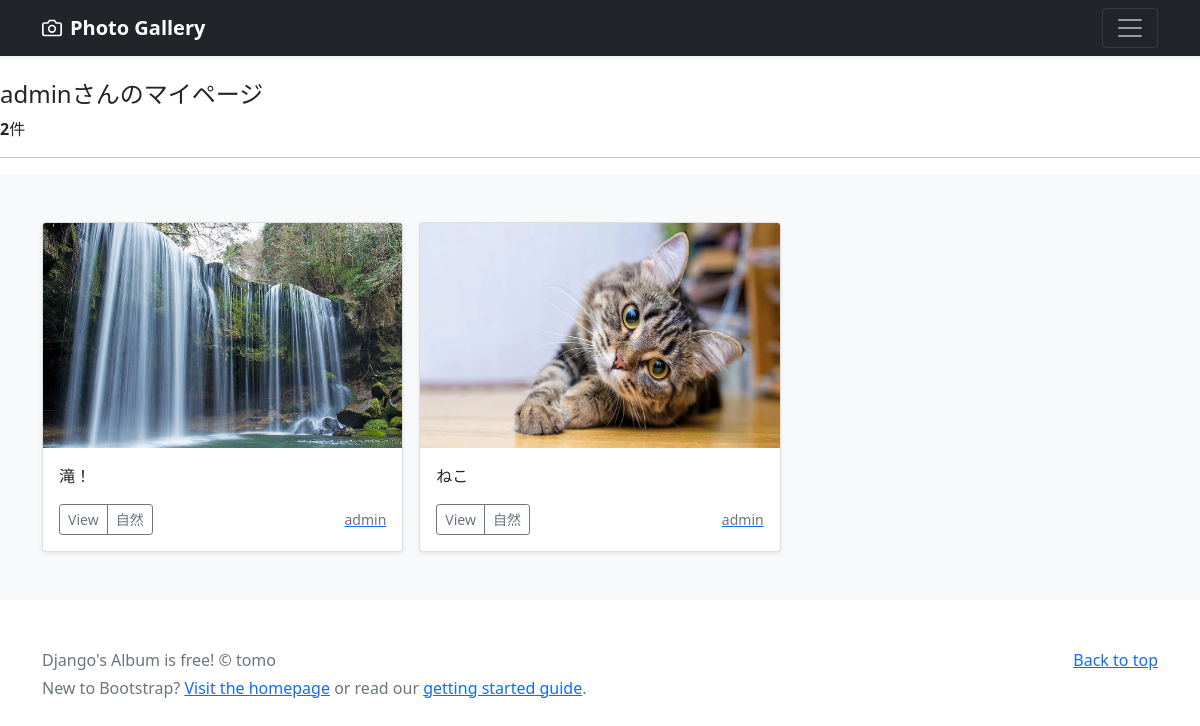
Screenshot of /mypage/ (signed in) with the database file from the repository.
### accounts/models.py (models this page shows)
class CustomUser(AbstractUser):
    pass

### photo/models.py (models this page shows, shortened)
class PhotoPost(models.Model):
    user = models.ForeignKey(
        CustomUser,
        verbose_name='ユーザー',
        on_delete=models.CASCADE
    )
    category = models.ForeignKey(
        Category,
        verbose_name='カテゴリ',
        on_delete=models.PROTECT
    )
    title = models.CharField(
        verbose_name='タイトル',
        max_length=200
    )
    comment = models.TextField(
        verbose_name='コメント',
    )
    image1 = models.ImageField(
        verbose_name='イメージ1',
        upload_to='photos'
    )
    image2 = models.ImageField(
        verbose_name='イメージ2',
        upload_to='photos',
        blank=True,
        null=True
    )
    posted_at = models.DateTimeField(
        verbose_name='投稿日時',
        auto_now_add=True
    )

class Category(models.Model):
    title = models.CharField(
        verbose_name='カテゴリ',
        max_length=20
    )

### photo/views.py (the view)
# urls.py: path('mypage/', views.MyPageView.as_view(), name='mypage'),
class MyPageView(ListView):
    template_name = 'mypage.html'
    paginate_by = 9
    def get_queryset(self):
        queryset = PhotoPost.objects.filter(user=self.request.user).order_by('-posted_at')
        return queryset

### photo/templates/mypage.html (shortened to what this page needs)
{% extends 'base.html' %}
{% block contents %}
    {% if user.is_authenticated %}
        <br>
        <div class="text-align:center">
            <h4>{{ user.username }}さんのマイページ</h4>
            {% if object_list.count == 0 %}
                <p>{{ user.username }}さんの投稿はありません</p>
            {% else %}
                <p><strong>{{ object_list.count }}</strong>件</p>
            {% endif %}
        </div>
        <hr>
    {% endif %}
{% include 'photos_list.html' %}
{% endblock %}

### photo/templates/photos_list.html
 <div class="album py-5 bg-light">
    <div class="container">
      <div class="row row-cols-1 row-cols-sm-2 row-cols-md-3 g-3">
          {% for record in object_list %}
        <div class="col">
          <div class="card shadow-sm">
            <img src="{{ record.image1.url }}" class="bd-placeholder-img card-img-top" width="100%" height="225" xmlns="http://www.w3.org/2000/svg" role="img" aria-label="Placeholder: Thumbnail" preserveAspectRatio="xMidYMid slice" focusable="false"><title>Placeholder</title><rect width="100%" height="100%" fill="#55595c"/></img>
            <div class="card-body">
              <p class="card-text">
                  {{ record.title }}
              </p>
              <div class="d-flex justify-content-between align-items-center">
                <div class="btn-group">
                  <button type="button" class="btn btn-sm btn-outline-secondary"
                   onclick="location.href='{% url 'photo:photo_detail' record.pk %}'">View</button>
                  <button type="button" class="btn btn-sm btn-outline-secondary" onclick="location.href='{% url 'photo:photos_cat' category=record.category.id %}'">{{ record.category.title }}</button>
                </div>
                  <a href="{% url 'photo:user_list' user=record.user.id %}"><small class="text-muted">{{ record.user.username }}</small></a>
              </div>
            </div>
          </div>
        </div>
        {% endfor %}
      </div>
    </div>
  </div>

### photo/templates/base.html (style rules this page uses)
.bd-placeholder-img { font-size: 1.125rem; text-anchor: middle; -webkit-user-select: none; -moz-user-select: none; user-select: none; }

### rows the page displays
CustomUser: username "admin"
PhotoPost: image1 (picture), title "滝！", category "自然", user.username "admin"
PhotoPost: image1 (picture), title "ねこ", category "自然", user.username "admin"

### other values shown
{{ object_list.count }} "2"
